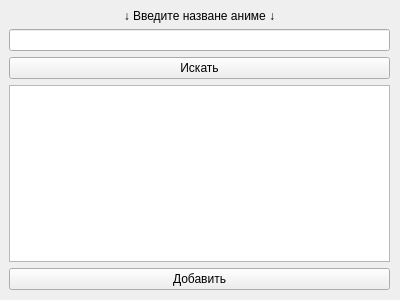
<?xml version="1.0" encoding="UTF-8"?>
<ui version="4.0">
 <class>Form</class>
 <widget class="QWidget" name="Form">
  <property name="geometry">
   <rect>
    <x>0</x>
    <y>0</y>
    <width>400</width>
    <height>300</height>
   </rect>
  </property>
  <property name="sizePolicy">
   <sizepolicy hsizetype="Fixed" vsizetype="Fixed">
    <horstretch>0</horstretch>
    <verstretch>0</verstretch>
   </sizepolicy>
  </property>
  <property name="maximumSize">
   <size>
    <width>400</width>
    <height>300</height>
   </size>
  </property>
  <property name="windowTitle">
   <string>Form</string>
  </property>
  <widget class="QWidget" name="gridLayoutWidget">
   <property name="geometry">
    <rect>
     <x>9</x>
     <y>9</y>
     <width>381</width>
     <height>281</height>
    </rect>
   </property>
   <layout class="QGridLayout" name="gridLayout">
    <item row="4" column="0">
     <widget class="QPushButton" name="add_button">
      <property name="text">
       <string>Добавить</string>
      </property>
     </widget>
    </item>
    <item row="1" column="0">
     <widget class="QLineEdit" name="name_enter"/>
    </item>
    <item row="0" column="0">
     <widget class="QLabel" name="label">
      <property name="text">
       <string>↓ Введите назване аниме ↓</string>
      </property>
      <property name="alignment">
       <set>Qt::AlignCenter</set>
      </property>
     </widget>
    </item>
    <item row="2" column="0">
     <widget class="QPushButton" name="find_button">
      <property name="text">
       <string>Искать</string>
      </property>
     </widget>
    </item>
    <item row="3" column="0">
     <widget class="QListWidget" name="preview"/>
    </item>
   </layout>
  </widget>
 </widget>
 <resources/>
 <connections/>
</ui>
